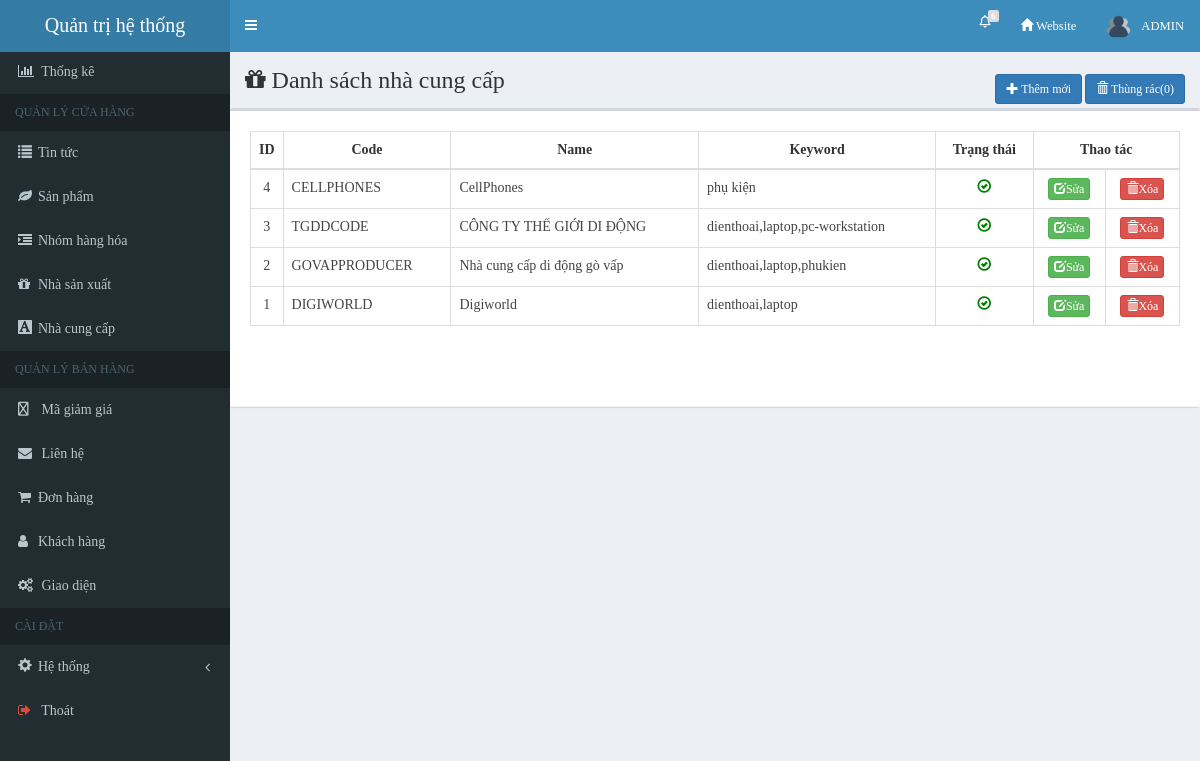
The page /shopbanhangcongnghe/admincp/index.php?quanly=nhacungcap&ac=lietke (signed in) on the database its author committed.
### tables this page shows
CREATE TABLE `nhacungcap` (
  `idnhacc` int(11) NOT NULL,
  `tennhacc` varchar(255) NOT NULL,
  `code` varchar(100) NOT NULL,
  `keyword` varchar(255) NOT NULL,
  `created_at` datetime NOT NULL,
  `status` int(11) NOT NULL
);

### shopbanhangcongnghe/admincp/modules/nhacungcap/lietke.php (the view, shortened to what this page needs)
<?php
    $conn=mysqli_connect($tenmaychu,$tentaikhoan,$pass,$csdl);
    $sql = mysqli_query($conn,"select * from nhacungcap order by idnhacc desc");
?>
<div class="content-wrapper" style="min-height: 636px;">
<section class="content-header">
    <h1><i class="fa fa-gift"></i> Danh sách nhà cung cấp</h1>
    <div class="breadcrumb">
        <a class="btn btn-primary btn-sm" href="index.php?quanly=nhacungcap&ac=them" role="button"> <span class="glyphicon glyphicon-plus"></span> Thêm mới </a>
        <a class="btn btn-primary btn-sm" href="#" role="button"> <span class="glyphicon glyphicon-trash"></span> Thùng rác(0) </a>
    </div>
</section>
<section class="content">
    <div class="row">
        <div class="col-md-12">
            <div class="box" id="view">
                <div class="box-header with-border">
                    <div class="box-body">
                        <div class="row" style="padding: 0px; margin: 0px;">
                            <div class="table-responsive">
                                <table class="table table-hover table-bordered">
                                    <thead>
                                        <tr>
                                            <th class="text-center" style="width: 20px;">ID</th>
                                            <th class="text-center">Code</th>
                                            <th class="text-center">Name</th>
                                            <th class="text-center">Keyword</th>
                                            <th class="text-center">Trạng thái</th>
                                            <th class="text-center" colspan="2">Thao tác</th>
                                        </tr>
                                    </thead>
                                    <tbody>
                                        <?php
                                            if($sql){
                                                while($dong=mysqli_fetch_array($sql)){
                                        ?>
                                        <tr>
                                            <td class="text-center"><?php echo $dong['idnhacc'] ?></td>
                                            <td><?php echo $dong['code']?></td>
                                            <td><?php echo $dong['tennhacc'] ?></td>
                                            <td><?php echo $dong['keyword']?></td>
                                            <td class="text-center">
                                                <?php
                                                    if($dong['status'] == 1){
                                                        echo '<a href="#"><span class="glyphicon glyphicon-ok-circle mauxanh18"></span>
                                                </a>';
                                                    }else{
                                                        echo '<a href="#"><span class="glyphicon glyphicon-remove-circle maudo"></span>';
                                                    }
                                                ?>
                                            </td>
                                            <td class="text-center">
                                                <a class="btn btn-success btn-xs" href="#" role="button" onclick="EditFile(<?php echo $dong['idnhacc'] ?>)">
                                                    <span class="glyphicon glyphicon-edit"></span>Sửa </a>
                                            </td>
                                            <td class="text-center">
                                                <a class="btn btn-danger btn-xs" href="#" onclick="DeleteFile(<?php echo $dong['idnhacc']?>)" role="button">
                                                    <span class="glyphicon glyphicon-trash"></span>Xóa
                                                </a>
                                            </td>
                                        </tr>
                                        <?php
                                            }
                                        }
                                        ?>
                                    </tbody>
                                </table>
                            </div>
                            <div class="row">
                                <div class="col-md-12 text-center">
                                </div>
                            </div>
                        </div>
                    </div>
                </div>
            </div>
        </div>
    </div>
</section>
</div>

### shopbanhangcongnghe/admincp/css/style.css (style rules this page uses)
@media (min-width: 768px) { .container-fluid,.col-lg-1, .col-lg-10, .col-lg-11, .col-lg-12, .col-lg-2, .col-lg-3, .col-lg-4, .col-lg-5, .col-lg-6, .col-lg-7, .col-lg-8, .col-lg-9, .col-md-1, .col-md-10, .col-md-11, .col-md-12, .col-md-2, .col-md-3, .col-md-4, .col-md-5, .col-md-6, .col-md-7, .col-md-8, .col-md-9, .col-sm-1, .col-sm-10, .col-sm-11, .col-sm-12, .col-sm-2, .col-sm-3, .col-sm-4, .col-sm-5, .col-sm-6, .col-sm-7, .col-sm-8, .col-sm-9, .col-xs-1, .col-xs-10, .col-xs-11, .col-xs-12, .col-xs-2, .col-xs-3, .col-xs-4, .col-xs-5, .col-xs-6, .col-xs-7, .col-xs-8, .col-xs-9 { position: relative; min-height: 1px; padding-right: 0px !important; padding-left: 0px !important; } }
* { font-family: Roboto, sans-serif; margin: 0; padding: 0; }
a { color: #000; text-decoration: none; }
* { font-family:tahoma; }

### shopbanhangcongnghe/admincp/index.php (style rules this page uses)
.content-header h1, th, label { color: #333; }
.mauxanh18 { color: green; }

### rows shown on the page
nhacungcap: idnhacc "4", code "CELLPHONES", tennhacc "CellPhones", keyword "phụ kiện", status 1 (drawn)
nhacungcap: idnhacc "3", code "TGDDCODE", tennhacc "CÔNG TY THẾ GIỚI DI ĐỘNG", keyword "dienthoai,laptop,pc-workstation", status 1 (drawn)
nhacungcap: idnhacc "2", code "GOVAPPRODUCER", tennhacc "Nhà cung cấp di động gò vấp", keyword "dienthoai,laptop,phukien", status 1 (drawn)
nhacungcap: idnhacc "1", code "DIGIWORLD", tennhacc "Digiworld", keyword "dienthoai,laptop", status 1 (drawn)

### other values the page prints
$count1+$count2 "6"
